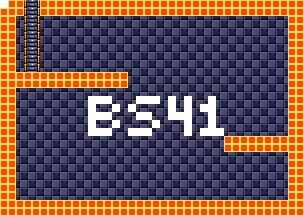

The image is a tile-based game level rendered from a .tmx file. Its description and source (layers, tilesets, objects; grid data summarised) follow:
An orthogonal 38x27 tile map with 8x8 px tiles, 4 tile layers (background, foreground, room numbers, Objects), 15 tilesets.

<map version="1.5" tiledversion="1.7.1" orientation="orthogonal" renderorder="right-down" width="38" height="27" tilewidth="8" tileheight="8" infinite="0" nextlayerid="11" nextobjectid="1">
 <tileset firstgid="1" source="tilesheets/tsKarniMata.tsx" />
 <tileset firstgid="1025" source="tilesheets/tsVoodooWasp.tsx" />
 <tileset firstgid="2049" source="tilesheets/tsBurial.tsx" />
 <tileset firstgid="3073" source="tilesheets/tsBlueTemple.tsx" />
 <tileset firstgid="4097" source="tilesheets/tsGoddess.tsx" />
 <tileset firstgid="5121" source="tilesheets/tsKonark.tsx" />
 <tileset firstgid="6145" name="sEnemies" tilewidth="8" tileheight="8" tilecount="1024" columns="32">
  <image source="../grapx/tilesheets/sObjects.bmp" trans="ff94ff" width="256" height="256" />
 </tileset>
 <tileset firstgid="7169" source="tilesheets/tsIceTemple.tsx" />
 <tileset firstgid="8193" source="tilesheets/tsLavaArea.tsx" />
 <tileset firstgid="9217" source="tilesheets/tsBossArea.tsx" />
 <tileset firstgid="10241" source="tilesheets/tsPegu.tsx" />
 <tileset firstgid="11265" source="tilesheets/sTiwanakuTemple.tsx" />
 <tileset firstgid="12289" source="tilesheets/sIndraTemple.tsx" />
 <tileset firstgid="13313" source="tilesheets/sTeleport.tsx" />
 <tileset firstgid="14337" source="tilesheets/sObjects.tsx" />
 <layer id="2" name="background" width="38" height="27">
  <data>[1026 cells, 1026 non-empty, 2 distinct tile ids]</data>
 </layer>
 <layer id="1" name="foreground" width="38" height="27">
  <data>[1026 cells, 302 non-empty, 3 distinct tile ids]</data>
 </layer>
 <layer id="7" name="room numbers" width="38" height="27">
  <data>[1026 cells, 41 non-empty, 1 distinct tile ids]</data>
 </layer>
 <layer id="10" name="Objects" width="38" height="27">
  <data>[1026 cells, 0 non-empty, 0 distinct tile ids]</data>
 </layer>
</map>
